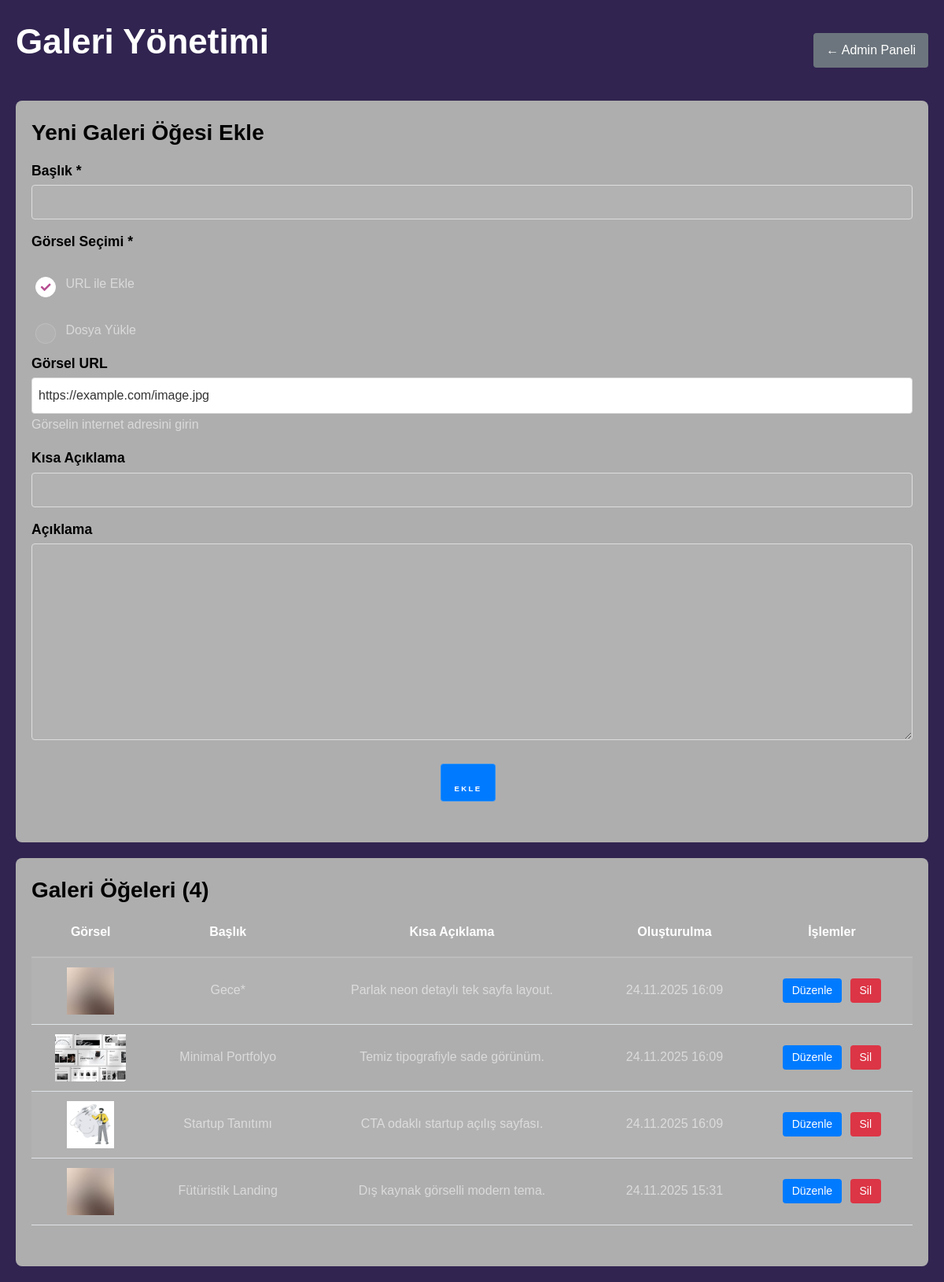
Page /admin/gallery.php (signed in) on the committed database.
### tables this page shows
CREATE TABLE `gallery` (
  `id` int(11) NOT NULL,
  `title` varchar(255) NOT NULL,
  `image_url` varchar(500) DEFAULT NULL,
  `brief` text DEFAULT NULL,
  `description` text DEFAULT NULL,
  `created_at` timestamp NOT NULL DEFAULT current_timestamp()
);

### admin/gallery.php (the view, shortened to what this page needs)
<?php
require_once '../config.php';
try {
    $stmt = $pdo->query("SELECT * FROM gallery ORDER BY created_at DESC");
    $gallery_items = $stmt->fetchAll();
} catch (PDOException $e) {
    $gallery_items = [];
    $message = 'Veri çekme hatası: ' . $e->getMessage();
    $message_type = 'error';
}
$edit_item = null;
?>
<!DOCTYPE html>
<html lang="tr">
<head>
    <link rel="stylesheet" href="../assets/css/main.css">
    <link rel="stylesheet" href="admin.css">
</head>
<body>
    <div class="admin-container">
        <div class="admin-header flex">
            <h1>Galeri Yönetimi</h1>
            <a href="index.php" class="btn btn-secondary">← Admin Paneli</a>
        </div>
        <div class="form-container">
            <h2><?php echo $edit_item ? 'Galeri Öğesi Düzenle' : 'Yeni Galeri Öğesi Ekle'; ?></h2>
            <form method="post" action="" enctype="multipart/form-data" novalidate>
                <div class="form-group">
                    <label for="title">Başlık *</label>
                    <input type="text" id="title" name="title" value="<?php echo htmlspecialchars($edit_item['title'] ?? ''); ?>" required>
                </div>
                <div class="form-group">
                    <label>Görsel Seçimi *</label>
                    <div style="margin-bottom: 10px;">
                        <label for="image_source_url" style="display: inline; margin-left: 5px; font-weight: normal;">URL ile Ekle</label>
                    </div>
                    <div style="margin-bottom: 10px;">
                        <label for="image_source_upload" style="display: inline; margin-left: 5px; font-weight: normal;">Dosya Yükle</label>
                    </div>
                </div>
                <div class="form-group" id="url_input_group">
                    <label for="image_url">Görsel URL</label>
                    <input type="url" id="image_url" name="image_url" value="<?php echo htmlspecialchars($edit_item['image_url'] ?? ''); ?>" placeholder="https://example.com/image.jpg">
                    <small>Görselin internet adresini girin</small>
                </div>
                <div class="form-group">
                    <label for="brief">Kısa Açıklama</label>
                    <input type="text" id="brief" name="brief" value="<?php echo htmlspecialchars($edit_item['brief'] ?? ''); ?>">
                </div>
                <div class="form-group">
                    <label for="description">Açıklama</label>
                    <textarea id="description" name="description"><?php echo htmlspecialchars($edit_item['description'] ?? ''); ?></textarea>
                </div>
                <div class="form-group">
                    <button type="submit" name="<?php echo $edit_item ? 'update' : 'create'; ?>" class="btn <?php echo $edit_item ? 'btn-success' : 'btn-primary'; ?>">
                        <?php echo $edit_item ? 'Güncelle' : 'Ekle'; ?>
                    </button>
                </div>
            </form>
        </div>
        <div class="table-container">
            <h2>Galeri Öğeleri (<?php echo count($gallery_items); ?>)</h2>
            <?php if (empty($gallery_items)): ?>
                <p>Henüz galeri öğesi eklenmemiş.</p>
            <?php else: ?>
                <table>
                    <thead>
                        <tr>
                            <th>Görsel</th>
                            <th>Başlık</th>
                            <th>Kısa Açıklama</th>
                            <th>Oluşturulma</th>
                            <th>İşlemler</th>
                        </tr>
                    </thead>
                    <tbody>
                        <?php foreach ($gallery_items as $item): ?>
                            <tr>
                                <td>
                                    <?php if ($item['image_url']): ?>
                                        <?php
                                        $img_src = $item['image_url'];
                                        if (strpos($img_src, 'images/') === 0) {
                                            $img_src = '../' . $img_src;
                                        }
                                        ?>
                                        <img src="<?php echo htmlspecialchars($img_src); ?>" alt="Galeri görseli" class="image-preview" onerror="this.src='../images/pic01.jpg'; this.alt='Görsel yüklenemedi';">
                                    <?php else: ?>
                                        Görsel yok
                                    <?php endif; ?>
                                </td>
                                <td><?php echo htmlspecialchars($item['title']); ?></td>
                                <td><?php echo htmlspecialchars($item['brief'] ?? ''); ?></td>
                                <td><?php echo date('d.m.Y H:i', strtotime($item['created_at'])); ?></td>
                                <td class="actions">
                                    <a href="?edit=<?php echo $item['id']; ?>" class="btn btn-primary btn-sm">Düzenle</a>
                                    <a href="?delete=<?php echo $item['id']; ?>" class="btn btn-danger btn-sm"
                                       onclick="return confirm('Bu öğeyi silmek istediğinizden emin misiniz?')">Sil</a>
                                </td>
                            </tr>
                        <?php endforeach; ?>
                    </tbody>
                </table>
            <?php endif; ?>
        </div>
    </div>
</body>
</html>

### admin/admin.css (style rules this page uses)
.admin-header { background: #333; color: white; padding: 20px; text-align: center; position: relative; }
.admin-header.flex { display: flex; justify-content: space-between; align-items: center; background: transparent; color: #333; padding: 0; margin-bottom: 20px; }
.admin-container { max-width: 1200px; margin: 20px auto; padding: 0 20px; }
.form-container, .table-container { background: #aeaeae; padding: 20px; border-radius: 8px; margin-bottom: 20px; }
.form-container h2, .table-container h2 { color: black; }
.table-container thead th { background: #aeaeae; }
.form-group { margin-bottom: 15px; }
.form-group label { color: black; display: block; margin-bottom: 5px; font-weight: bold; }
.form-group input, .form-group textarea, .form-group select { width: 100%; color: black; padding: 8px; border: 1px solid #ddd; border-radius: 4px; }
input::placeholder { color: #333 !important; opacity: 1 !important; font-weight: 500; }
.form-group textarea { height: 250px; resize: vertical; }
.form-group button, .form-group .btn { margin-right: 10px; }
.form-group:last-child { text-align: center; }
.btn { padding: 8px 16px; border: none; border-radius: 4px; cursor: pointer; text-decoration: none; display: inline-block; transition: opacity 0.2s; text-align: center; }
.btn-primary { background: #007bff; color: white; }
.btn-danger { background: #dc3545; color: white; }
.btn-secondary { background: #6c757d; color: white; }
.btn-sm { padding: 6px 12px; font-size: 14px; }
table { width: 100%; border-collapse: collapse; margin-top: 10px; }
th, td { padding: 12px; text-align: left; border-bottom: 1px solid #dee2e6; vertical-align: middle; }
th { background: #f8f9fa; font-weight: bold; text-align: center; vertical-align: middle; height: 50px; padding: 12px; line-height: 1.4; }
td { vertical-align: middle; height: 50px; line-height: 1.4; }
.table-container table tbody td { text-align: center; }
.table-container table tbody td:first-child { text-align: center; }
.image-preview { max-width: 100px; max-height: 60px; object-fit: cover; margin: 0 auto; display: block; }
.table-container table tbody td:nth-child(2), .table-container table tbody td:nth-child(3), .table-container table tbody td:nth-child(4) { text-align: center; }
.actions { white-space: nowrap; text-align: center !important; vertical-align: middle !important; }
.actions a { margin: 0 3px; }

### rows in the picture
gallery: title "Gece*", brief "Parlak neon detaylı tek sayfa layout.", created_at "24.11.2025 16:09"
gallery: shows a picture, title "Minimal Portfolyo", brief "Temiz tipografiyle sade görünüm.", created_at "24.11.2025 16:09"
gallery: shows a picture, title "Startup Tanıtımı", brief "CTA odaklı startup açılış sayfası.", created_at "24.11.2025 16:09"
gallery: title "Fütüristik Landing", brief "Dış kaynak görselli modern tema.", created_at "24.11.2025 15:31"

### other values in the picture
count($gallery_items) "4"
